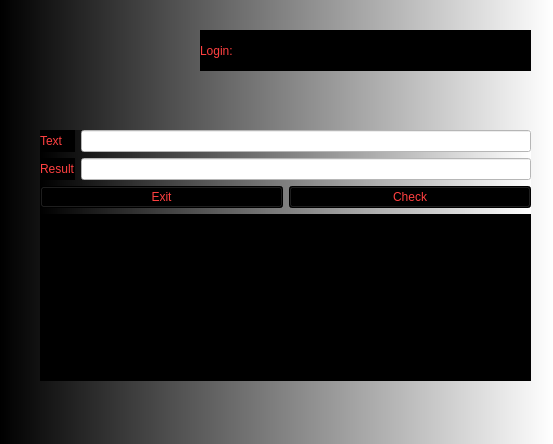
<?xml version="1.0" encoding="UTF-8"?>
<ui version="4.0">
 <class>sha</class>
 <widget class="QWidget" name="sha">
  <property name="geometry">
   <rect>
    <x>0</x>
    <y>0</y>
    <width>553</width>
    <height>444</height>
   </rect>
  </property>
  <property name="windowTitle">
   <string>Form</string>
  </property>
  <property name="styleSheet">
   <string notr="true">background-color: qlineargradient(spread:pad, x1:0, y1:0, x2:1, y2:0, stop:0 rgba(0, 0, 0, 255), stop:1 rgba(255, 255, 255, 255));</string>
  </property>
  <widget class="QWidget" name="gridLayoutWidget">
   <property name="geometry">
    <rect>
     <x>40</x>
     <y>130</y>
     <width>491</width>
     <height>251</height>
    </rect>
   </property>
   <layout class="QGridLayout" name="gridLayou">
    <item row="3" column="0" colspan="2">
     <widget class="QLabel" name="label_error_sha">
      <property name="styleSheet">
       <string notr="true">font: 700 14pt &quot;Times New Roman&quot;;
color: rgb(255, 64, 64);
background-color: rgb(0, 0, 0);</string>
      </property>
      <property name="text">
       <string/>
      </property>
     </widget>
    </item>
    <item row="1" column="1">
     <widget class="QLineEdit" name="lineEdit_result_sha">
      <property name="styleSheet">
       <string notr="true">font: 700 14pt &quot;Times New Roman&quot;;
color: rgb(255, 64, 64);
background-color: rgb(255, 255, 255);
</string>
      </property>
     </widget>
    </item>
    <item row="0" column="0">
     <widget class="QLabel" name="labe_equation_2">
      <property name="styleSheet">
       <string notr="true">font: 700 14pt &quot;Times New Roman&quot;;
color: rgb(255, 64, 64);
background-color: rgb(0, 0, 0);</string>
      </property>
      <property name="text">
       <string>Text</string>
      </property>
     </widget>
    </item>
    <item row="1" column="0">
     <widget class="QLabel" name="label_result_2">
      <property name="styleSheet">
       <string notr="true">font: 700 14pt &quot;Times New Roman&quot;;
color: rgb(255, 64, 64);
background-color: rgb(0, 0, 0);</string>
      </property>
      <property name="text">
       <string>Result</string>
      </property>
     </widget>
    </item>
    <item row="2" column="0" colspan="2">
     <layout class="QHBoxLayout" name="horizontalLayout_2">
      <item>
       <widget class="QPushButton" name="pushButton_exit_sha512">
        <property name="styleSheet">
         <string notr="true">font: 700 14pt &quot;Times New Roman&quot;;
color: rgb(255, 64, 64);
background-color: rgb(0, 0, 0);</string>
        </property>
        <property name="text">
         <string>Exit</string>
        </property>
       </widget>
      </item>
      <item>
       <widget class="QPushButton" name="pushButton_check_sha512">
        <property name="styleSheet">
         <string notr="true">font: 700 14pt &quot;Times New Roman&quot;;
color: rgb(255, 64, 64);
background-color: rgb(0, 0, 0);</string>
        </property>
        <property name="text">
         <string>Check</string>
        </property>
       </widget>
      </item>
     </layout>
    </item>
    <item row="0" column="1">
     <widget class="QLineEdit" name="lineEdit_equation_2">
      <property name="styleSheet">
       <string notr="true">font: 700 14pt &quot;Times New Roman&quot;;
color: rgb(255, 64, 64);
background-color: rgb(255, 255, 255);
</string>
      </property>
      <property name="readOnly">
       <bool>true</bool>
      </property>
     </widget>
    </item>
   </layout>
  </widget>
  <widget class="QLabel" name="label_login">
   <property name="geometry">
    <rect>
     <x>290</x>
     <y>30</y>
     <width>241</width>
     <height>41</height>
    </rect>
   </property>
   <property name="styleSheet">
    <string notr="true">font: 700 14pt &quot;Times New Roman&quot;;
color: rgb(255, 64, 64);
background-color: rgb(0, 0, 0);</string>
   </property>
   <property name="text">
    <string/>
   </property>
  </widget>
  <widget class="QLabel" name="label1">
   <property name="geometry">
    <rect>
     <x>200</x>
     <y>30</y>
     <width>91</width>
     <height>41</height>
    </rect>
   </property>
   <property name="styleSheet">
    <string notr="true">font: 700 14pt &quot;Times New Roman&quot;;
color: rgb(255, 64, 64);
background-color: rgb(0, 0, 0);</string>
   </property>
   <property name="text">
    <string>Login:</string>
   </property>
  </widget>
 </widget>
 <resources/>
 <connections/>
</ui>
